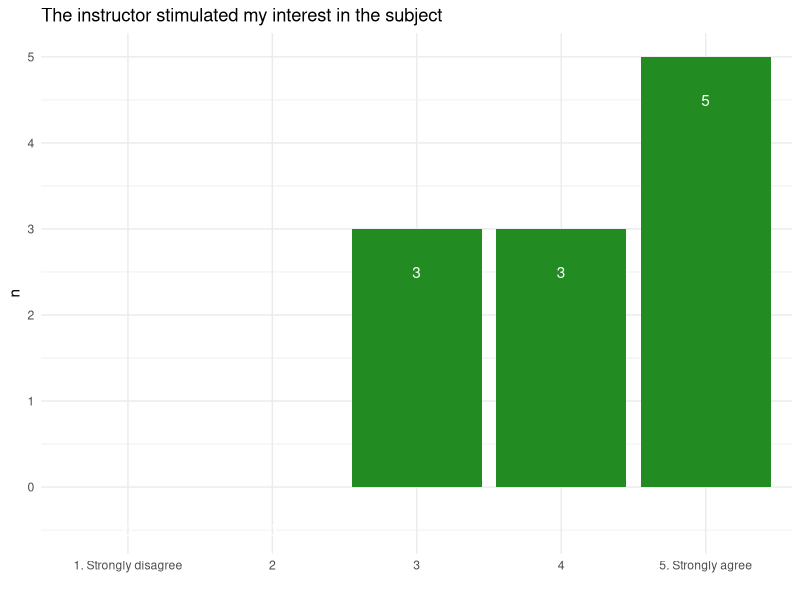
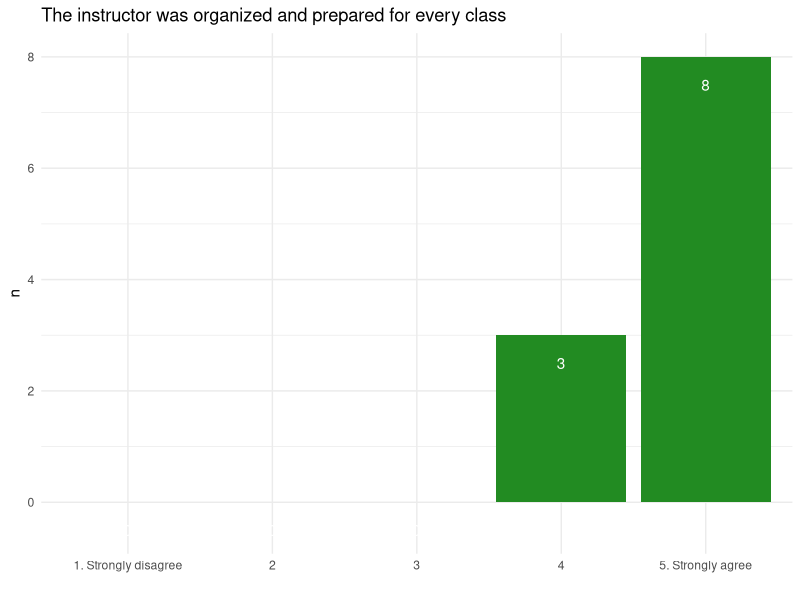
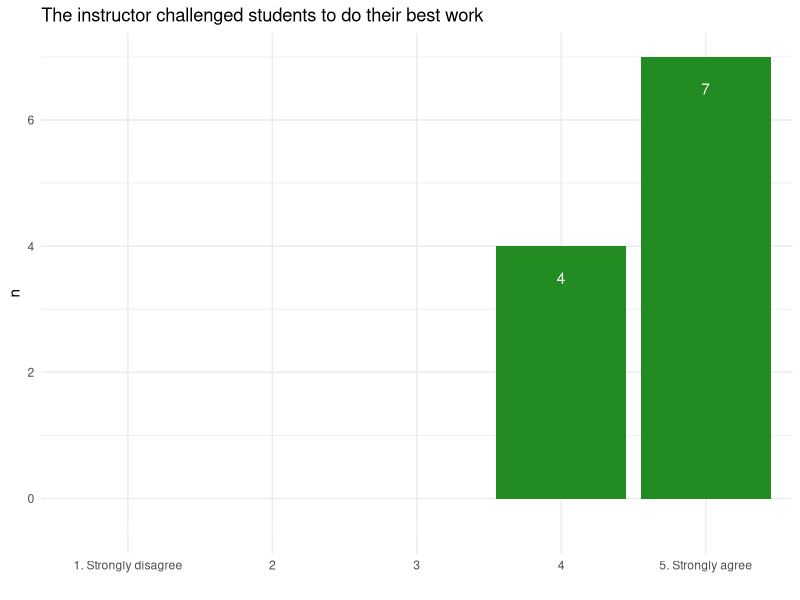
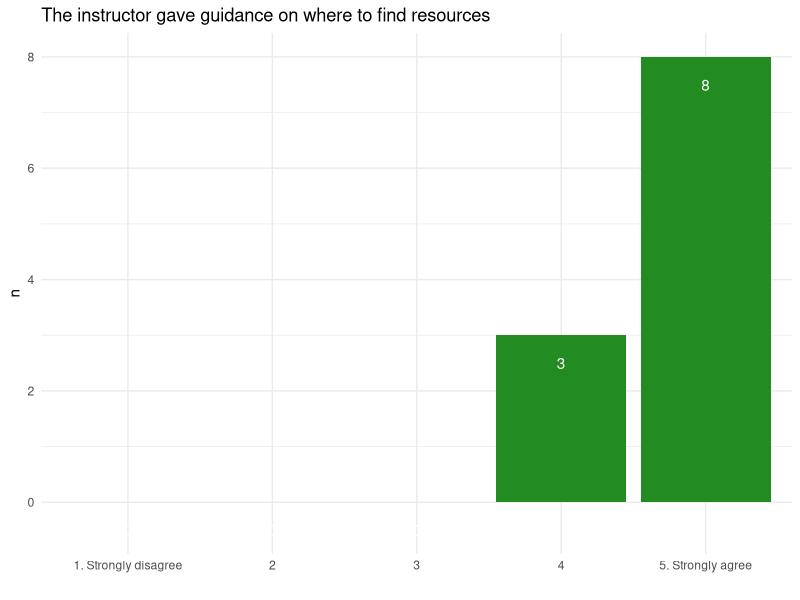
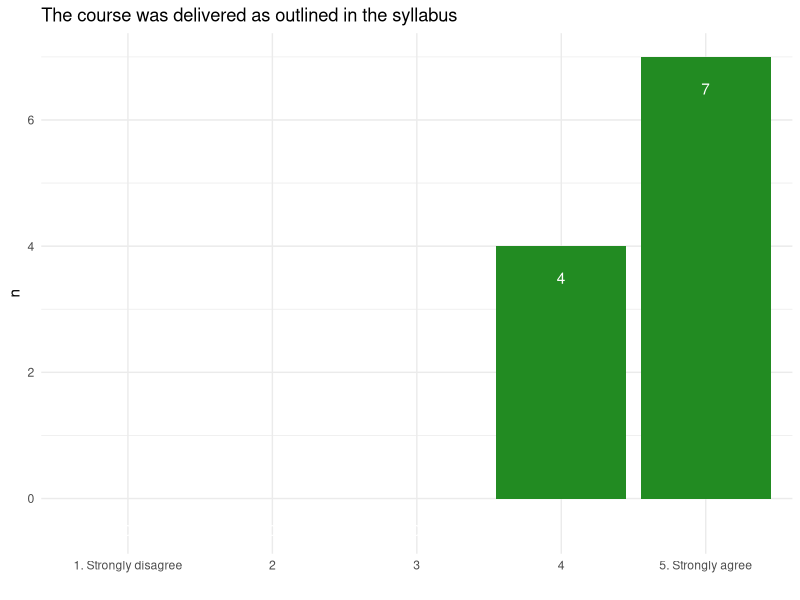
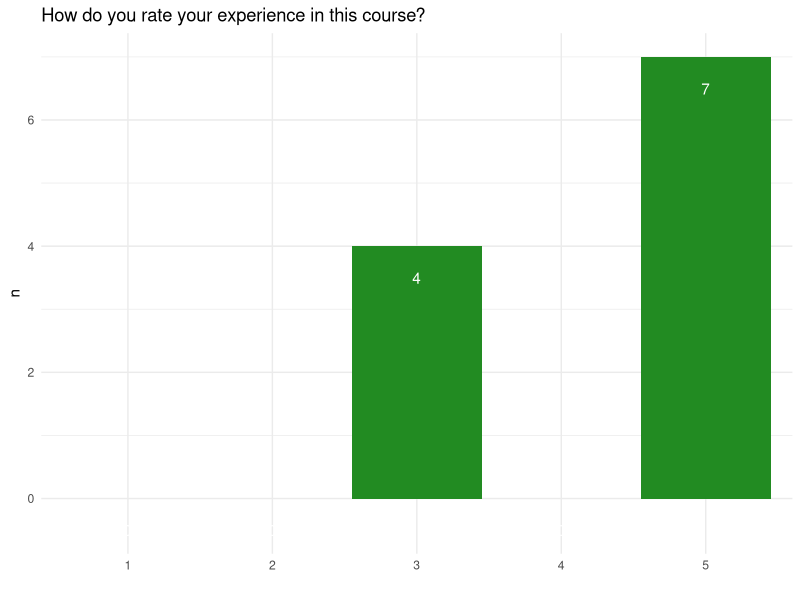
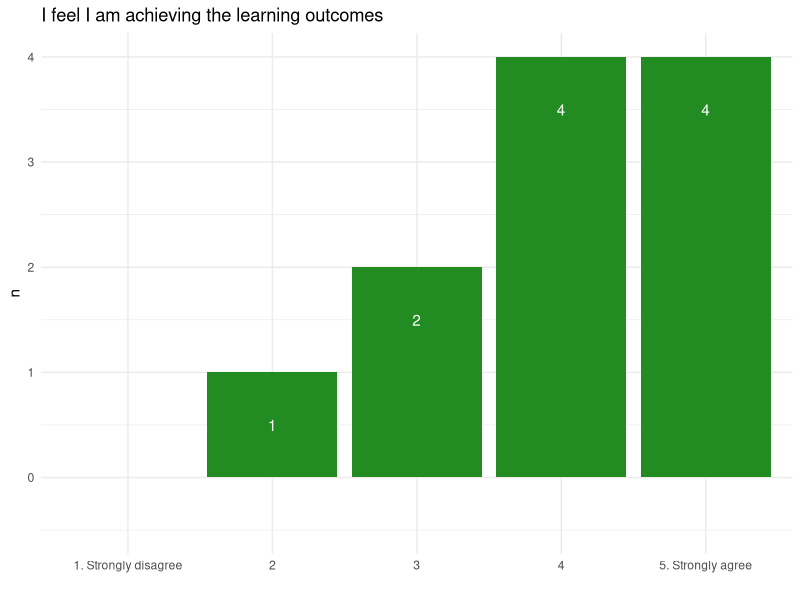
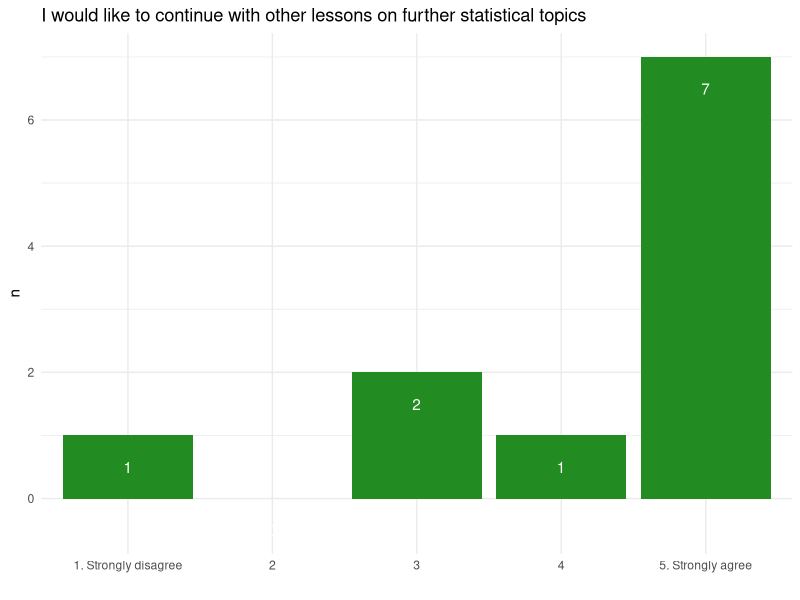

R code for these plots, in order:
## ---- chunk 1
knitr::opts_chunk$set(echo = F)
library(tidyverse)
dsSurvey <- read_csv('dataSurvey.csv')
ds <- pivot_longer(dsSurvey[,1:8],cols = 1:8, names_to = 'Question')
## ---- chunk 2
plotAnswers <- function(question, rate=FALSE) {
   dsQ <- ds %>% 
    filter(Question==question)

values <- rep(NA,5)
for(i in 1:5){
    values[i] <- length(dsQ$value[dsQ$value==i])
}
if(rate==FALSE){
    cases <- c('1. Strongly disagree',
               '2','3','4',
               '5. Strongly agree')
} else {
    cases <- c('1',
               '2','3','4',
               '5')
    
}
tibble(case=cases,n=values) %>% 
    ggplot(aes(x=case,y=n))+
    geom_col(fill='forestgreen')+
    geom_text(aes(label=n), nudge_y = -0.5, col='white')+
    theme_minimal()+
    labs(title = question, x='') 
}
## ---- chunk 3
question <- 'The instructor stimulated my interest in the subject'
plotAnswers(question)
## ---- chunk 4
question <- 'The instructor was organized and prepared for every class'
plotAnswers(question)
## ---- chunk 5
question <- 'The instructor challenged students to do their best work'
plotAnswers(question)
## ---- chunk 6
question <- 'The instructor gave guidance on where to find resources'
plotAnswers(question)
## ---- chunk 7
question <- 'The course was delivered as outlined in the syllabus'
plotAnswers(question)
## ---- chunk 8
question <- 'How do you rate your experience in this course?'
plotAnswers(question, rate = T)
## ---- chunk 9
question <- 'I feel I am achieving the learning outcomes'
plotAnswers(question)
## ---- chunk 10
question <- 'I would like to continue with other lessons on further statistical topics'
plotAnswers(question)
